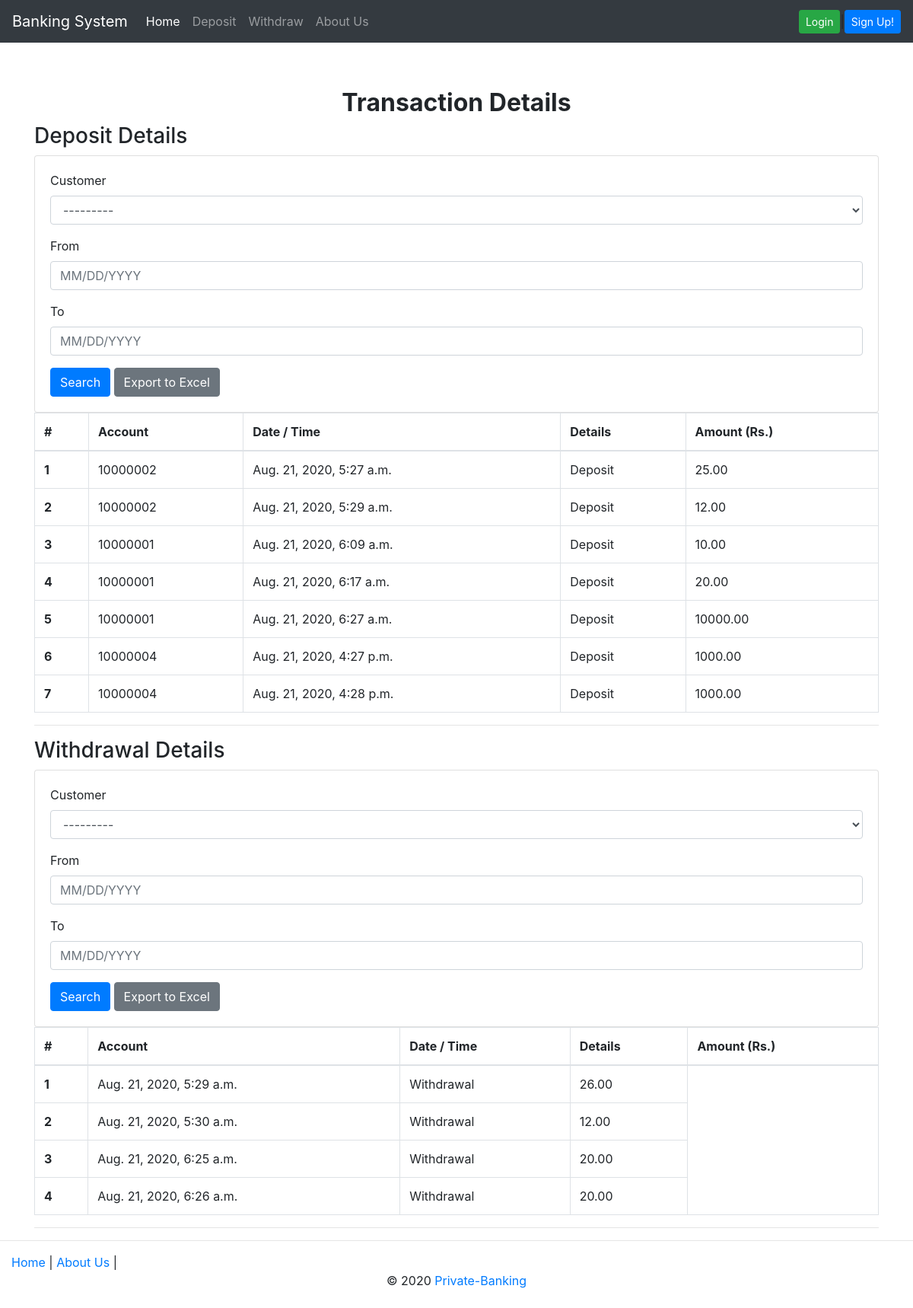
/recordSheet/, run on the app's committed database.
### transactions/models.py (models this page shows, shortened)
class Deposit(models.Model):
	customer = models.ForeignKey(Customer, on_delete = models.CASCADE)
	amount = models.DecimalField(max_digits = 8, decimal_places=2)
	timestamp = models.DateTimeField(auto_now_add=True)

class Withdrawal(models.Model):
	customer = models.ForeignKey(Customer, on_delete = models.CASCADE)
	amount = models.DecimalField(max_digits = 8, decimal_places=2)
	timestamp = models.DateTimeField(auto_now_add=True)

### accounts/models.py (models this page shows)
class Customer(models.Model):
	user = models.OneToOneField(User, on_delete=models.CASCADE)
	name = models.CharField(max_length = 200, null=True)
	account_no = models.PositiveIntegerField(
		unique=True,
		validators=[MinValueValidator(10000000),MaxValueValidator(99999999)]
	)
	balance = models.DecimalField(default=10,max_digits=8,decimal_places=2)
	GENDER_CHOICE = (
		('M', 'Male'),
		('F', 'Female')
	)
	gender = models.CharField(max_length=1, choices=GENDER_CHOICE)
	phone = models.IntegerField(unique=True, blank=True, null=True)
	email = models.EmailField(unique=True, null=False, blank=False)
	date_create = models.DateTimeField(auto_now_add=True, null=True)
	def __str__(self):
		return str(str(self.account_no)+"-"+self.name)

### transactions/views.py (the view)
# urls.py: path('recordSheet/', recordSheetView, name='recordSheet'),
def recordSheetView(request):
	deposit = Deposit.objects.all()
	withdrawal = Withdrawal.objects.all()
	depositTransactionFilter = DepositTransactionFilter(request.GET, queryset=deposit)
	withdrawalTransactionFilter = WithdrawalTransactionFilter(request.GET, queryset=withdrawal)
	deposit = depositTransactionFilter.qs
	print(depositTransactionFilter)
	withdrawal = Withdrawal.objects.all()
	context = {
		'withdrawalTransactionFilter': withdrawalTransactionFilter,
		'depositTransactionFilter': depositTransactionFilter,
		'deposit': deposit,
		'withdrawal': withdrawal,
	}
	return render(request, 'recordSheet.html', context)

### banksystem/templates/recordSheet.html (shortened to what this page needs)
{% extends 'base.html' %}
{% load crispy_forms_tags %}
{% block content %}
<div class="page-header">
  <h2 class="text-center"><b>Transaction Details</b></h2>
</div>
<h3>Deposit Details</h3>
<div class="row">
  <div class="col">
    <div class="card card-body">
      <form method="get">
          {{ depositTransactionFilter.form|crispy}}
        <button class='btn btn-primary' type='Submit'>Search</button>
        <a href="{%url 'transactions:export_excel' 'Deposit' %}" class='btn btn-secondary'>Export to Excel</a>
      </form>
    </div>
  </div>
</div>
<table class="table table-hover table-bordered">
  <thead>
    <tr>
      <th>#</th>
      <th>Account</th>
      <th>Date / Time</th>
      <th>Details</th>
      <th>Amount (Rs.)</th>
    </tr>
  </thead>
  <tbody>
    <tr>
    {% for obj in deposit %}
      <th scope="row">{{forloop.counter}}</th>
      <td>{{obj.customer.account_no}}</td>
      <td>{{ obj.timestamp }}</td>
      <td>Deposit</td>
      <td>{{ obj.amount }}</td>
    </tr>
    {% endfor %}
  </tbody>
</table>
<hr>
<h3>Withdrawal Details</h3>
<div class="row">
  <div class="col">
    <div class="card card-body">
      <form method="get">
          {{ withdrawalTransactionFilter.form|crispy}}
        <button class='btn btn-primary' type='Submit'>Search</button>
        <a href="{%url 'transactions:export_excel' 'Withdrawal' %}" class='btn btn-secondary'>Export to Excel</a>
      </form>
    </div>
  </div>
</div>
<table class="table table-hover table-bordered">
  <thead>
    <tr>
      <th>#</th>
      <th>Account</th>
      <th>Date / Time</th>
      <th>Details</th>
      <th>Amount (Rs.)</th>
    </tr>
  </thead>
  <tbody>
    <tr>
    {% for obj in withdrawal %}
      <th scope="row">{{forloop.counter}}</th>
      <td>{{ obj.timestamp }}</td>
      <td>Withdrawal</td>
      <td>{{ obj.amount }}</td>
    </tr>
    {% endfor %}
  </tbody>
</table>
<hr>
{% endblock content %}

### data on the page
Deposit: customer.account_no "10000002", timestamp "Aug. 21, 2020, 5:27 a.m.", amount "25.00"
Deposit: customer.account_no "10000002", timestamp "Aug. 21, 2020, 5:29 a.m.", amount "12.00"
Deposit: customer.account_no "10000001", timestamp "Aug. 21, 2020, 6:09 a.m.", amount "10.00"
Deposit: customer.account_no "10000001", timestamp "Aug. 21, 2020, 6:17 a.m.", amount "20.00"
Deposit: customer.account_no "10000001", timestamp "Aug. 21, 2020, 6:27 a.m.", amount "10000.00"
Deposit: customer.account_no "10000004", timestamp "Aug. 21, 2020, 4:27 p.m.", amount "1000.00"
Deposit: customer.account_no "10000004", timestamp "Aug. 21, 2020, 4:28 p.m.", amount "1000.00"
Withdrawal: timestamp "Aug. 21, 2020, 5:29 a.m.", amount "26.00"
Withdrawal: timestamp "Aug. 21, 2020, 5:30 a.m.", amount "12.00"
Withdrawal: timestamp "Aug. 21, 2020, 6:25 a.m.", amount "20.00"
Withdrawal: timestamp "Aug. 21, 2020, 6:26 a.m.", amount "20.00"
